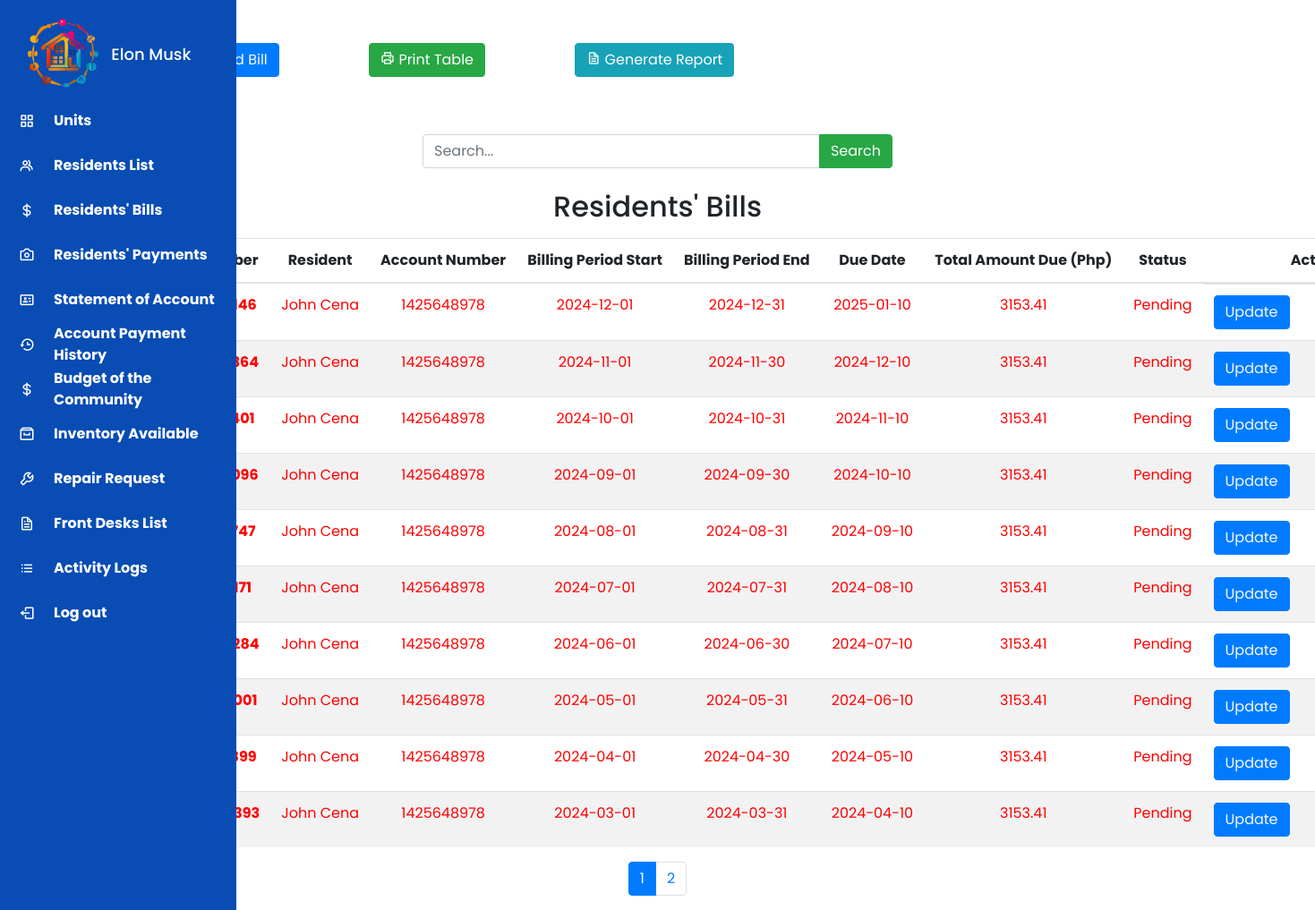
The app's page /casa_bougainvilla/administrator_dashboard/transactions.php (signed in) with its own data.
### tables this page shows
CREATE TABLE `resident_transactions` (
  `id` int(11) NOT NULL,
  `account_number` bigint(20) DEFAULT NULL,
  `username` varchar(255) DEFAULT NULL,
  `bill_number` int(11) DEFAULT NULL,
  `billing_period_start` date DEFAULT NULL,
  `billing_period_end` date DEFAULT NULL,
  `due_date` date DEFAULT NULL,
  `total_amount_due` decimal(10,2) DEFAULT NULL,
  `status` varchar(20) DEFAULT NULL,
  `is_deleted` tinyint(1) DEFAULT NULL
);

### casa_bougainvilla/administrator_dashboard/transactions.php (the view, shortened to what this page needs)
<?php
include('../../includes/database.php');
$rowsPerPage = 10;
$page = isset($_GET['page']) ? intval($_GET['page']) : 1;
$offset = ($page - 1) * $rowsPerPage;
?>
<!doctype html>
<html lang="en">
<head>
    <link rel="stylesheet" href="https://cdn.jsdelivr.net/npm/bootstrap@4.0.0/dist/css/bootstrap.min.css">
    <link href='https://unpkg.com/boxicons@2.0.7/css/boxicons.min.css' rel='stylesheet'>
    <link rel="stylesheet" type="text/css"
        href="https://cdnjs.cloudflare.com/ajax/libs/jquery.tablesorter/2.31.3/css/theme.bootstrap.min.css">
    <link rel="stylesheet" type="text/css"
        href="https://cdnjs.cloudflare.com/ajax/libs/jquery.tablesorter/2.31.3/css/theme.default.min.css">
</head>
<body>
    <?php include "../../includes/sidebars/administrator_sidebar.php" ?>
    <div class="container">
        <button class="btn btn-primary mx-5 my-5"><a href="superadmin_dashboard/../add_transaction.php"
                class="text-light">Add Bill</a></button>
        <button class="btn btn-success mx-5 my-3" onclick="downloadPDF()"><i class='bx bx-printer'></i> Print
            Table</button>
        <button class="btn btn-info mx-5 my-3" data-toggle="modal" data-target="#reportModal"><i class='bx bx-file'></i>
            Generate Report</button>
        <div class="container mt-3">
            <div class="row">
                <div class="col-md-6 offset-md-3">
                    <form method="post" action="transactions.php">
                        <div class="input-group">
                            <input type="text" name="searchInput" class="form-control" placeholder="Search...">
                            <div class="input-group-append">
                                <button class="btn btn-success" type="submit" name="searchButton">
                                    <i class="bi bi-search"></i> Search
                                </button>
                            </div>
                        </div>
                    </form>
                </div>
            </div>
        </div>
        <div class="print-section">
            <div class="list-of-sales second-table">
                <h2 class="mt-4 mb-3" style="white-space: nowrap; text-align: center;">Residents' Bills</h2>
                <table id="TableSorter2" class="table col-mx-5">
                    <thead>
                        <tr>
                            <th scope="col" style="white-space: nowrap; text-align: center;">
                                <center>Bill Number</center>
                            </th>
                            <th scope="col" style="white-space: nowrap; text-align: center;">
                                <center>Resident</center>
                            </th>
                            <th scope="col" style="white-space: nowrap; text-align: center;">
                                <center>Account Number</center>
                            </th>
                            <th scope="col" style="white-space: nowrap; text-align: center;">
                                <center>Billing Period Start</center>
                            </th>
                            <th scope="col" style="white-space: nowrap; text-align: center;">
                                <center>Billing Period End</center>
                            </th>
                            <th scope="col" style="white-space: nowrap; text-align: center;">
                                <center>Due Date</center>
                            </th>
                            <th scope="col" style="white-space: nowrap; text-align: center;">
                                <center>Total Amount Due (Php)</center>
                            </th>
                            <th scope="col" style="white-space: nowrap; text-align: center;">
                                <center>Status</center>
                            </th>
                            <th class="action-column" scope="col" style="white-space: nowrap; text-align: center;">
                                <center>Action</center>
                            </th>
                        </tr>
                    </thead>
                    <tbody>
                        <?php
                        $sql = "SELECT id, account_number, username, bill_number, billing_period_start, billing_period_end, due_date, total_amount_due, status FROM resident_transactions WHERE is_deleted = 0 ORDER BY FIELD(status, 'Pending') DESC, id DESC LIMIT $offset, $rowsPerPage";
                        $query = $mysqli->query($sql);
                        while ($row = $query->fetch_assoc()) {
                            $id = $row['id'];
                            $account_number = $row['account_number'];
                            $username = $row['username'];
                            $bill_number = $row['bill_number'];
                            $billing_period_start = $row['billing_period_start'];
                            $billing_period_end = $row['billing_period_end'];
                            $due_date = $row['due_date'];
                            $total_amount_due = $row['total_amount_due'];
                            $status = $row['status'];
                            $statusClass = ($status == 'Pending') ? 'pending' : 'paid';
                            echo '<tr class="' . $statusClass . '">
                        <th scope="row" style="white-space: nowrap; text-align: center;"><center>' . $bill_number . '</center></th>
                        <td style="white-space: nowrap; text-align: center;"><center>' . $username . '</center></td>
                        <td style="white-space: nowrap; text-align: center;"><center>' . $account_number . '</center></td>
                        <td style="white-space: nowrap; text-align: center;"><center>' . $billing_period_start . '</center></td>
                        <td style="white-space: nowrap; text-align: center;"><center>' . $billing_period_end . '</center></td>
                        <td style="white-space: nowrap; text-align: center;"><center>' . $due_date . '</center></td>
                        <td style="white-space: nowrap; text-align: center;"><center>' . $total_amount_due . '</center></td>
                        <td style="white-space: nowrap; text-align: center;"><center>' . $status . '</center></td>
                        <td class="action-column action-buttons" style="white-space: nowrap;">
                            <button class="btn btn-primary"><a href="update_transaction.php?updateid=' . $id . '" class="text-light">Update</a></button>
                            <button class="btn btn-danger" data-id="' . $id . '">Delete</button>
                        </td>
                        </tr>';
                        }
                        ?>
                    </tbody>
                </table>
            </div>
            <ul class="pagination justify-content-center">
                <?php
                $totalRows = $mysqli->query("SELECT COUNT(*) as count FROM resident_transactions WHERE is_deleted = 0")->fetch_assoc()['count'];
                $totalPages = ceil($totalRows / $rowsPerPage);
                for ($i = 1; $i <= $totalPages; $i++) {
                    $isActive = ($i == $page) ? 'active' : '';
                    echo '<li class="page-item ' . $isActive . '"><a class="page-link" href="?page=' . $i . '">' . $i . '</a></li>';
                }
                ?>
            </ul>
</body>
</html>

### casa_bougainvilla/administrator_dashboard/transactions.php (style rules this page uses)
.pending { color: red; }
* { margin: 0; padding: 0; box-sizing: border-box; font-family: 'Poppins', sans-serif; }
tbody tr:nth-child(even) { background-color: #f2f2f2; }
tbody tr:nth-child(odd) { background-color: #ffffff; }
.action-buttons { text-align: center; display: flex; justify-content: space-between; }
.action-buttons button { margin-right: 5px; }
th.action-column, td.action-column { width: 250px; }

### includes/sidebars/administrator_sidebar.php (style rules this page uses)
* { margin: 0; padding: 0; box-sizing: border-box; font-family: 'Poppins', sans-serif; }

### records on screen
resident_transactions: username "John Cena", account_number "1425648978", billing_period_start "2024-12-01", billing_period_end "2024-12-31", due_date "2025-01-10", total_amount_due "3153.41", status "Pending"
resident_transactions: username "John Cena", account_number "1425648978", billing_period_start "2024-11-01", billing_period_end "2024-11-30", due_date "2024-12-10", total_amount_due "3153.41", status "Pending"
resident_transactions: username "John Cena", account_number "1425648978", billing_period_start "2024-10-01", billing_period_end "2024-10-31", due_date "2024-11-10", total_amount_due "3153.41", status "Pending"
resident_transactions: username "John Cena", account_number "1425648978", billing_period_start "2024-09-01", billing_period_end "2024-09-30", due_date "2024-10-10", total_amount_due "3153.41", status "Pending"
resident_transactions: username "John Cena", account_number "1425648978", billing_period_start "2024-08-01", billing_period_end "2024-08-31", due_date "2024-09-10", total_amount_due "3153.41", status "Pending"
resident_transactions: username "John Cena", account_number "1425648978", billing_period_start "2024-07-01", billing_period_end "2024-07-31", due_date "2024-08-10", total_amount_due "3153.41", status "Pending"
resident_transactions: username "John Cena", account_number "1425648978", billing_period_start "2024-06-01", billing_period_end "2024-06-30", due_date "2024-07-10", total_amount_due "3153.41", status "Pending"
resident_transactions: username "John Cena", account_number "1425648978", billing_period_start "2024-05-01", billing_period_end "2024-05-31", due_date "2024-06-10", total_amount_due "3153.41", status "Pending"
resident_transactions: username "John Cena", account_number "1425648978", billing_period_start "2024-04-01", billing_period_end "2024-04-30", due_date "2024-05-10", total_amount_due "3153.41", status "Pending"
resident_transactions: username "John Cena", account_number "1425648978", billing_period_start "2024-03-01", billing_period_end "2024-03-31", due_date "2024-04-10", total_amount_due "3153.41", status "Pending"

### other values on screen
$_SESSION['username'] "Elon Musk"
